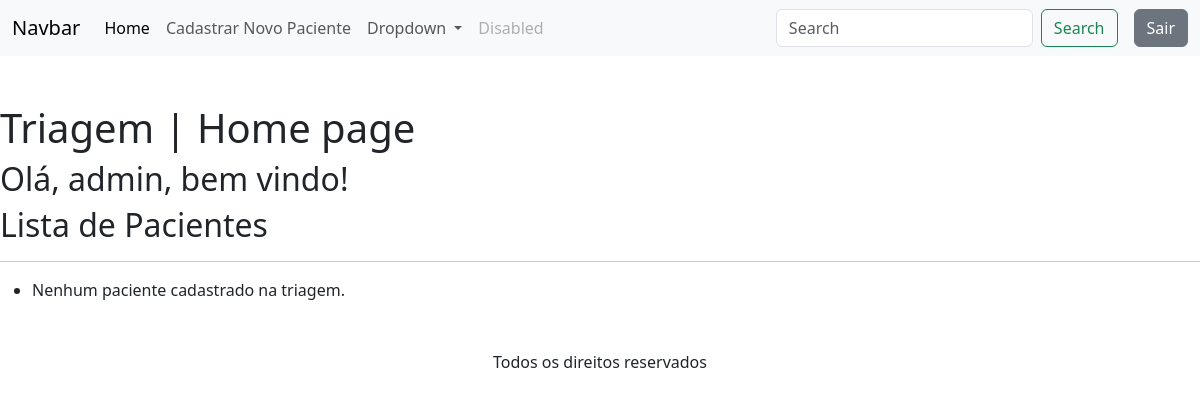
The app's page / (signed in), older data.
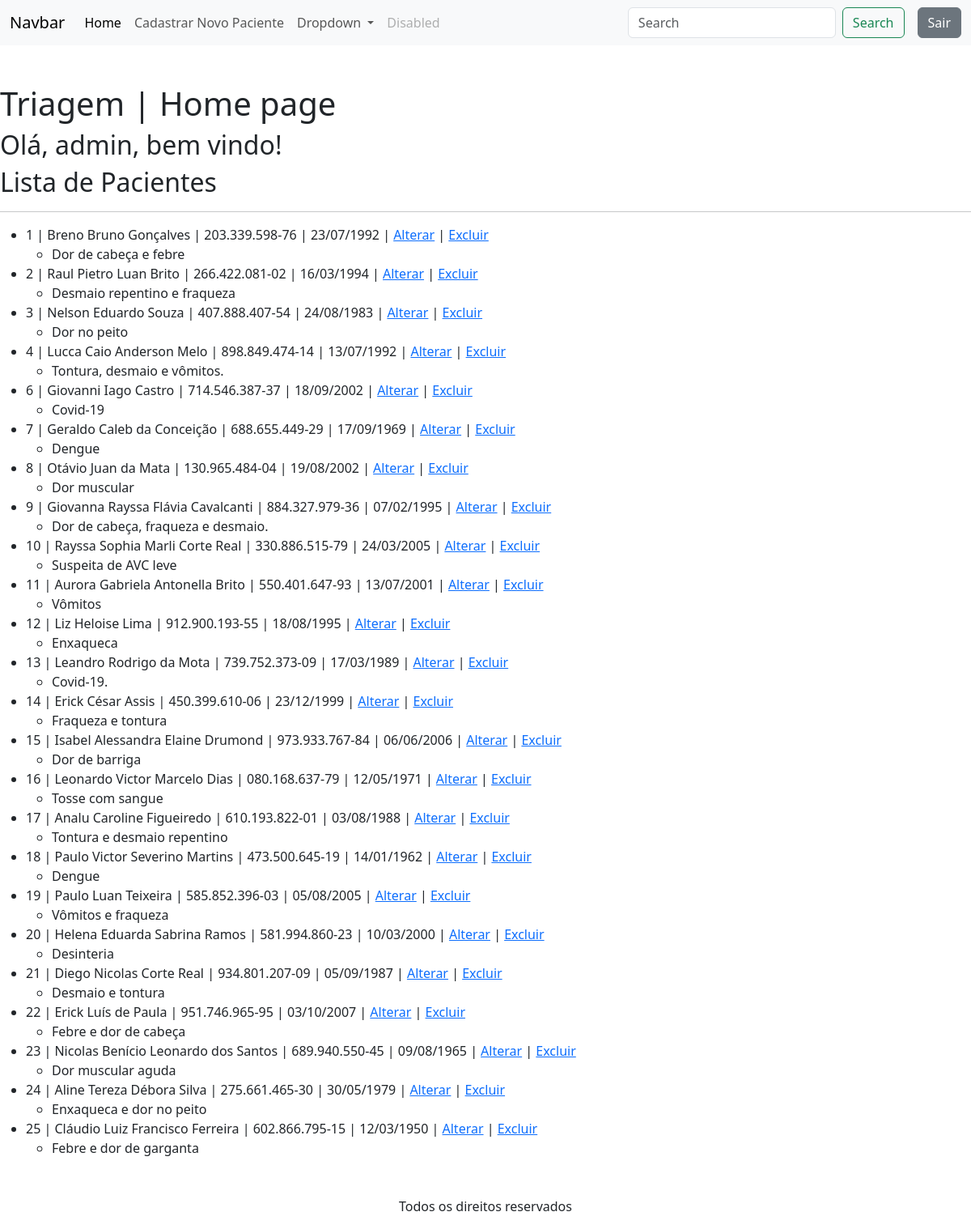
The same page, newer data.
### apps/triagem/models.py (models this page shows, shortened)
class Paciente(models.Model):
    codigo_paciente = models.AutoField(primary_key=True)
    nome = models.CharField(null=False, blank=False)
    cpf = models.CharField(max_length=14, unique=True, null=False, blank=False)
    data_nascimento = models.DateField(null=False, blank=False)
    sintomas = models.TextField(max_length=200, null=False, blank=False)

### apps/triagem/views.py (the view)
# urls.py: path('', views.index, name='index'),
@login_required
def index(request):
    pacientes = Paciente.objects.all()
    return render(request, "index.html", {'pacientes':pacientes})

### apps/triagem/templates/index.html (shortened to what this page needs)
{% extends 'base-triagem.html' %}
{% block content %}
    <h1 class="mt-5">Triagem | Home page</h1>
    <h2>Olá, {{ user.username }}, bem vindo!</h2>
    <h2>Lista de Pacientes</h2>
    <hr>
    <ul>
        {% for paciente in pacientes %}
        <li>
            {{ paciente.codigo_paciente }} |
            {{ paciente.nome }} |
            {{ paciente.cpf }} |
            {{ paciente.data_nascimento|date:"d/m/Y" }} |
            <a href="{% url 'alterar_dados' paciente.codigo_paciente %}">Alterar</a> |
            <a href="{% url 'deletar_paciente' paciente.codigo_paciente %}">Excluir</a>
            <ul>
                <li>{{ paciente.sintomas }}</li>
            </ul>
        </li>
        {% empty %}
        <li>Nenhum paciente cadastrado na triagem.</li>
        {% endfor %}
    </ul>
{% endblock %}

### apps/triagem/templates/base-triagem.html (shortened to what this page needs)
<!doctype html>
<html lang="pt">
  <head>
    <link href="https://cdn.jsdelivr.net/npm/bootstrap@5.3.8/dist/css/bootstrap.min.css" rel="stylesheet">
  </head>
  <body>
    {% include 'includes/header.html' %}
    <main>
        {% block content %}{% endblock %}
    </main>
    {% include 'includes/footer.html' %}
  </body>
</html>

### apps/triagem/templates/includes/header.html (shortened to what this page needs)
<header>
    <nav class="navbar navbar-expand-lg bg-body-tertiary">
  <div class="container-fluid">
    <a class="navbar-brand" href="#">Navbar</a>
    <div class="collapse navbar-collapse" id="navbarSupportedContent">
      <ul class="navbar-nav me-auto mb-2 mb-lg-0">
        <li class="nav-item">
          <a class="nav-link active" aria-current="page" href="/">Home</a>
        </li>
        <li class="nav-item">
          <a class="nav-link" href="{% url 'novo_paciente' %}">Cadastrar Novo Paciente</a>
        </li>
        <li class="nav-item dropdown">
          <a class="nav-link dropdown-toggle" href="#" role="button" data-bs-toggle="dropdown" aria-expanded="false">
            Dropdown
          </a>
        </li>
        <li class="nav-item">
          <a class="nav-link disabled" aria-disabled="true">Disabled</a>
        </li>
      </ul>
      <form class="d-flex" role="search">
        <input class="form-control me-2" type="search" placeholder="Search" aria-label="Search"/>
        <button class="btn btn-outline-success" type="submit">Search</button>
      </form>
    </div>
    <div>
    <a href="logout/" class="btn btn-secondary ms-3">Sair</a>
    </div>
  </div>
</nav>
</header>

### apps/login/templates/includes/footer.html
<footer class="d-flex align-items-center justify-content-center mt-5">
    <p>Todos os direitos reservados</p>
</footer>

Row changes from the older to the newer data that the page shows:
added Paciente: codigo_paciente "1", nome "Breno Bruno Gonçalves", cpf "203.339.598-76", data_nascimento "23/07/1992", sintomas "Dor de cabeça e febre"
added Paciente: codigo_paciente "2", nome "Raul Pietro Luan Brito", cpf "266.422.081-02", data_nascimento "16/03/1994", sintomas "Desmaio repentino e fraqueza"
added Paciente: codigo_paciente "3", nome "Nelson Eduardo Souza", cpf "407.888.407-54", data_nascimento "24/08/1983", sintomas "Dor no peito"
added Paciente: codigo_paciente "4", nome "Lucca Caio Anderson Melo", cpf "898.849.474-14", data_nascimento "13/07/1992", sintomas "Tontura, desmaio e vômitos."
added Paciente: codigo_paciente "6", nome "Giovanni Iago Castro", cpf "714.546.387-37", data_nascimento "18/09/2002", sintomas "Covid-19"
added Paciente: codigo_paciente "7", nome "Geraldo Caleb da Conceição", cpf "688.655.449-29", data_nascimento "17/09/1969", sintomas "Dengue"
added Paciente: codigo_paciente "8", nome "Otávio Juan da Mata", cpf "130.965.484-04", data_nascimento "19/08/2002", sintomas "Dor muscular"
added Paciente: codigo_paciente "9", nome "Giovanna Rayssa Flávia Cavalcanti", cpf "884.327.979-36", data_nascimento "07/02/1995", sintomas "Dor de cabeça, fraqueza e desmaio."
added Paciente: codigo_paciente "10", nome "Rayssa Sophia Marli Corte Real", cpf "330.886.515-79", data_nascimento "24/03/2005", sintomas "Suspeita de AVC leve"
added Paciente: codigo_paciente "11", nome "Aurora Gabriela Antonella Brito", cpf "550.401.647-93", data_nascimento "13/07/2001", sintomas "Vômitos"
added Paciente: codigo_paciente "12", nome "Liz Heloise Lima", cpf "912.900.193-55", data_nascimento "18/08/1995", sintomas "Enxaqueca"
added Paciente: codigo_paciente "13", nome "Leandro Rodrigo da Mota", cpf "739.752.373-09", data_nascimento "17/03/1989", sintomas "Covid-19."
added Paciente: codigo_paciente "14", nome "Erick César Assis", cpf "450.399.610-06", data_nascimento "23/12/1999", sintomas "Fraqueza e tontura"
added Paciente: codigo_paciente "15", nome "Isabel Alessandra Elaine Drumond", cpf "973.933.767-84", data_nascimento "06/06/2006", sintomas "Dor de barriga"
added Paciente: codigo_paciente "16", nome "Leonardo Victor Marcelo Dias", cpf "080.168.637-79", data_nascimento "12/05/1971", sintomas "Tosse com sangue"
added Paciente: codigo_paciente "17", nome "Analu Caroline Figueiredo", cpf "610.193.822-01", data_nascimento "03/08/1988", sintomas "Tontura e desmaio repentino"
added Paciente: codigo_paciente "18", nome "Paulo Victor Severino Martins", cpf "473.500.645-19", data_nascimento "14/01/1962", sintomas "Dengue"
added Paciente: codigo_paciente "19", nome "Paulo Luan Teixeira", cpf "585.852.396-03", data_nascimento "05/08/2005", sintomas "Vômitos e fraqueza"
added Paciente: codigo_paciente "20", nome "Helena Eduarda Sabrina Ramos", cpf "581.994.860-23", data_nascimento "10/03/2000", sintomas "Desinteria"
added Paciente: codigo_paciente "21", nome "Diego Nicolas Corte Real", cpf "934.801.207-09", data_nascimento "05/09/1987", sintomas "Desmaio e tontura"
added Paciente: codigo_paciente "22", nome "Erick Luís de Paula", cpf "951.746.965-95", data_nascimento "03/10/2007", sintomas "Febre e dor de cabeça"
added Paciente: codigo_paciente "23", nome "Nicolas Benício Leonardo dos Santos", cpf "689.940.550-45", data_nascimento "09/08/1965", sintomas "Dor muscular aguda"
added Paciente: codigo_paciente "24", nome "Aline Tereza Débora Silva", cpf "275.661.465-30", data_nascimento "30/05/1979", sintomas "Enxaqueca e dor no peito"
added Paciente: codigo_paciente "25", nome "Cláudio Luiz Francisco Ferreira", cpf "602.866.795-15", data_nascimento "12/03/1950", sintomas "Febre e dor de garganta"
Text that changed along with them:
text no longer shown: "Nenhum paciente cadastrado na triagem."
